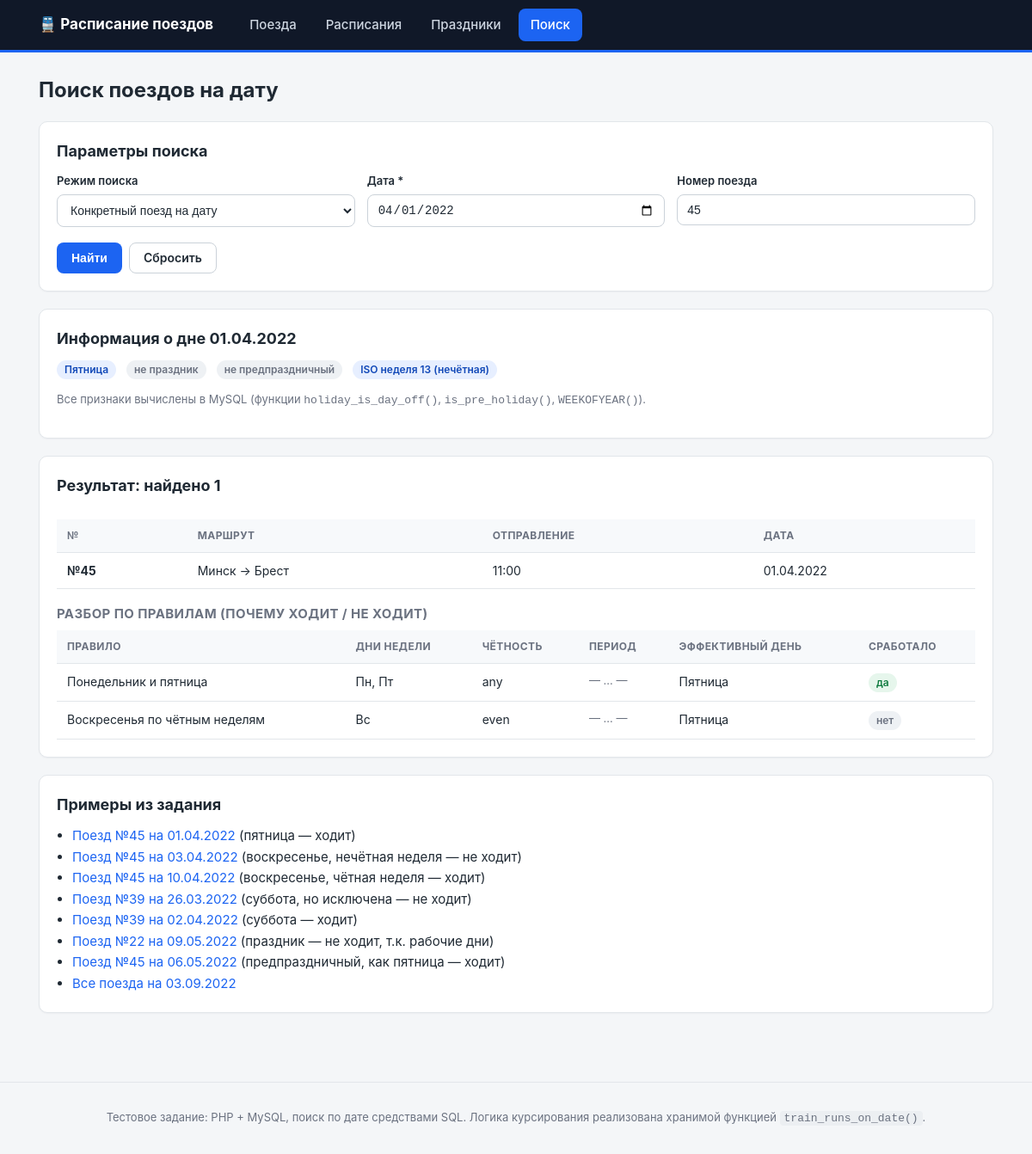
Page /search.php?search=1&mode=train&number=45&date=2022-04-01 on the committed database.
### tables this page shows
CREATE TABLE trains (
    id                   INT UNSIGNED NOT NULL AUTO_INCREMENT,
    number               VARCHAR(16)  NOT NULL COMMENT 'Train number, e.g. "21", "45"',
    name                 VARCHAR(160) NULL     COMMENT 'Display name, e.g. "Минск-Москва"',
    origin_station_id      INT UNSIGNED NOT NULL,
    destination_station_id INT UNSIGNED NOT NULL,
    departure_time       TIME NOT NULL,
    PRIMARY KEY (id),
    UNIQUE KEY uq_trains_number (number),
    KEY idx_trains_route (origin_station_id, destination_station_id),
    CONSTRAINT fk_trains_origin
        FOREIGN KEY (origin_station_id)      REFERENCES stations (id)
        ON UPDATE CASCADE ON DELETE RESTRICT,
    CONSTRAINT fk_trains_destination
        FOREIGN KEY (destination_station_id) REFERENCES stations (id)
        ON UPDATE CASCADE ON DELETE RESTRICT
);

CREATE TABLE stations (
    id   INT UNSIGNED NOT NULL AUTO_INCREMENT,
    name VARCHAR(120) NOT NULL,
    PRIMARY KEY (id),
    UNIQUE KEY uq_stations_name (name)
);

CREATE TABLE schedule_rules (
    id          INT UNSIGNED NOT NULL AUTO_INCREMENT,
    train_id    INT UNSIGNED NOT NULL,
    description VARCHAR(190) NULL COMMENT 'Human readable comment (not used in search)',

    date_from   DATE NULL COMMENT 'NULL = no lower bound',
    date_to     DATE NULL COMMENT 'NULL = no upper bound',

    dow_mask    TINYINT UNSIGNED NULL DEFAULT NULL
                COMMENT 'Mon..Sun bitmask (bit0=Mon .. bit6=Sun); NULL/0 = any day',

    week_parity ENUM('any','even','odd') NOT NULL DEFAULT 'any'
                COMMENT 'even/odd week -> ISO week number parity',

    applies_to_holidays ENUM('default','always','never') NOT NULL DEFAULT 'default'
                COMMENT 'default: holiday acts as day off; always: ignore holiday; never: no run on holiday',

    holiday_weekday TINYINT UNSIGNED NULL DEFAULT NULL
                COMMENT '0..6 (Mon..Sun) - which weekday a holiday is treated as; NULL = Sunday(6)',

    pre_holiday_as_friday TINYINT(1) NOT NULL DEFAULT 1
                COMMENT '1 = pre-holiday is treated as Friday',

    PRIMARY KEY (id),
    KEY idx_rules_train (train_id),
    KEY idx_rules_dates (date_from, date_to),
    CONSTRAINT fk_rules_train
        FOREIGN KEY (train_id) REFERENCES trains (id)
        ON UPDATE CASCADE ON DELETE CASCADE
);

### src/Database.php (called while the page is built, shortened)
<?php
final class Database
{
    private static ?PDO $pdo = null;
    public static function pdo(): PDO
    {
        if (self::$pdo instanceof PDO) {
            return self::$pdo;
        }
        $configFile = dirname(__DIR__) . '/config.php';
        $config = require $configFile;
        $dsn = sprintf(
            'mysql:host=%s;port=%d;dbname=%s;charset=%s',
            $config['host'],
            $config['port'],
            $config['database'],
            $config['charset']
        );
        $options = [
            PDO::ATTR_ERRMODE            => PDO::ERRMODE_EXCEPTION,
            PDO::ATTR_DEFAULT_FETCH_MODE => PDO::FETCH_ASSOC,
            PDO::ATTR_EMULATE_PREPARES   => false,
        ];
        $sslMode = $config['ssl_mode'] ?? 'disabled';
        try {
            self::$pdo = new PDO($dsn, $config['user'], $config['password'], $options);
        } catch (PDOException $e) {
            http_response_code(500);
            header('Content-Type: text/plain; charset=utf-8');
            exit(
                "Не удалось подключиться к базе данных.\n" .
                "Проверьте параметры в config.php\n" .
                "DSN: {$dsn}\nОшибка: " . $e->getMessage() . "\n"
            );
        }
        return self::$pdo;
    }
}

### config.php (called while the page is built, shortened)
<?php
return [
    'host'     => getenv('DB_HOST') ?: '127.0.0.1',
    'port'     => (int) (getenv('DB_PORT') ?: 3306),
    'database' => getenv('DB_NAME') ?: 'belta_trains',
    'user'     => getenv('DB_USER') ?: 'root',
    'password' => getenv('DB_PASSWORD') !== false ? getenv('DB_PASSWORD') : '',
    'charset'  => 'utf8mb4',
    'ssl_mode' => getenv('DB_SSL_MODE') ?: 'disabled',
    'ssl_ca'   => getenv('DB_SSL_CA') ?: '',
];

### src/SearchRepository.php (called while the page is built, shortened)
<?php
final class SearchRepository
{
    private PDO $pdo;
    public function __construct(?PDO $pdo = null)
    {
        $this->pdo = $pdo ?? Database::pdo();
    }
    public function findTrainOnDate(string $number, string $date): ?array
    {
        $sql = 'SELECT t.id, t.number, t.name, t.departure_time,
                       os.name AS origin, ds.name AS destination,
                       :date AS run_date,
                       train_runs_on_date(t.id, :date2) AS runs
                  FROM trains t
                  JOIN stations os ON os.id = t.origin_station_id
                  JOIN stations ds ON ds.id = t.destination_station_id
                 WHERE t.number = :number';
        $stmt = $this->pdo->prepare($sql);
        $stmt->execute([':date' => $date, ':date2' => $date, ':number' => $number]);
        $row = $stmt->fetch();
        return $row ?: null;
    }
    public function ruleDiagnostics(int $trainId, string $date): array
    {
        $sql = 'SELECT r.id AS rule_id, r.description, r.dow_mask, r.week_parity,
                       r.date_from, r.date_to, r.applies_to_holidays,
                       effective_weekday(:date1, r.holiday_weekday, r.pre_holiday_as_friday) AS effective_weekday,
                       rule_matches_date(r.id, :date2) AS rule_runs
                  FROM schedule_rules r
                 WHERE r.train_id = :train_id
              ORDER BY r.id';
        $stmt = $this->pdo->prepare($sql);
        $stmt->execute([
            ':train_id' => $trainId,
            ':date1'    => $date,
            ':date2'    => $date,
        ]);
        return $stmt->fetchAll();
    }
    public function dayInfo(string $date): array
    {
        $sql = 'SELECT :date AS d,
                       DAYNAME(:date2) AS day_name,
                       HOLIDAY_IS_DAY_OFF(:date3) AS is_holiday,
                       IS_PRE_HOLIDAY(:date4)     AS is_pre_holiday,
                       (WEEKOFYEAR(:date5) % 2 = 0) AS is_even_week,
                       WEEKOFYEAR(:date6) AS iso_week
                  FROM DUAL';
        $stmt = $this->pdo->prepare($sql);
        $stmt->execute([
            ':date'  => $date, ':date2' => $date, ':date3' => $date,
            ':date4' => $date, ':date5' => $date, ':date6' => $date,
        ]);
        return $stmt->fetch() ?: [];
    }
}

### src/Weekday.php (called while the page is built, shortened)
<?php
final class Weekday
{
    public static function fromMask(?int $mask): array
    {
        $days = [];
        for ($i = 0; $i <= 6; $i++) {
            if (($mask >> $i) & 1) {
                $days[] = $i;
            }
        }
        return $days;
    }
    public static function describe(?int $mask): string
    {
        $days = self::fromMask($mask);
        return implode(', ', array_map(
            static fn (int $d): string => self::SHORT[$d],
            $days
        ));
    }
}

### public/search.php (the view, shortened to what this page needs)
<?php
require __DIR__ . '/_bootstrap.php';
$repo   = searchRepo();
$mode       = $_GET['mode'] ?? 'all';
$date       = valid_date((string) ($_GET['date'] ?? '')) ?? date('Y-m-d');
$number     = trim((string) ($_GET['number'] ?? ''));
$originId   = (int) ($_GET['origin'] ?? 0);
$destId     = (int) ($_GET['destination'] ?? 0);
$submitted  = isset($_GET['search']);
$dayInfo    = $repo->dayInfo($date);
$results    = [];
$specific   = null;
$diagnostics = [];
if ($submitted) {
    if ($mode === 'train' && $number !== '') {
        $specific = $repo->findTrainOnDate($number, $date);
        if ($specific !== null && (int) $specific['runs'] === 1) {
            $results = [$specific];
        }
        $diagnostics = $specific !== null
            ? $repo->ruleDiagnostics((int) $specific['id'], $date)
            : [];
    } elseif ($mode === 'route' && $originId > 0 && $destId > 0) {
        $results = $repo->findRouteOnDate($originId, $destId, $date);
    } else {
        $results = $repo->findAllOnDate($date);
    }
}
?>
<div class="panel">
    <h2>Параметры поиска</h2>
    <form method="get" action="search.php">
        <div class="form-grid">
            <div class="field">
                <label>Режим поиска</label>
                <select name="mode" onchange="this.form.submit()">
                    <option value="train" <?= $mode === 'train' ? 'selected' : '' ?>>Конкретный поезд на дату</option>
                </select>
            </div>
            <div class="field">
                <label>Дата *</label>
                <input type="date" name="date" required value="<?= e($date) ?>">
            </div>
            <?php if ($mode === 'train'): ?>
                <div class="field">
                    <label>Номер поезда</label>
                    <input type="text" name="number" value="<?= e($number) ?>" placeholder="45" list="train-numbers">
                </div>
            <?php endif; ?>
        </div>
        <div class="actions" style="margin-top:14px">
            <button class="btn" type="submit">Найти</button>
            <a class="btn btn--ghost" href="search.php">Сбросить</a>
        </div>
    </form>
</div>
<?php if ($date !== ''): ?>
    <div class="panel">
        <h2>Информация о дне <?= e(date('d.m.Y', strtotime($date))) ?></h2>
        <div class="result-head">
            <span class="badge badge--info"><?= e(Weekday::NAMES[(int) date('N', strtotime($date)) - 1]) ?></span>
            <span class="badge <?= (int) $dayInfo['is_holiday'] === 1 ? 'badge--warn' : 'badge--off' ?>">
                <?= (int) $dayInfo['is_holiday'] === 1 ? 'праздник (выходной)' : 'не праздник' ?>
            </span>
            <span class="badge <?= (int) $dayInfo['is_pre_holiday'] === 1 ? 'badge--warn' : 'badge--off' ?>">
                <?= (int) $dayInfo['is_pre_holiday'] === 1 ? 'предпраздничный (как пятница)' : 'не предпраздничный' ?>
            </span>
            <span class="badge badge--info">ISO неделя <?= (int) $dayInfo['iso_week'] ?>
                (<?= (int) $dayInfo['is_even_week'] === 1 ? 'чётная' : 'нечётная' ?>)</span>
        </div>
        <p class="meta">Все признаки вычислены в MySQL (функции <code>holiday_is_day_off()</code>,
            <code>is_pre_holiday()</code>, <code>WEEKOFYEAR()</code>).</p>
    </div>
<?php endif; ?>
<?php if ($submitted): ?>
    <div class="panel">
        <div class="panel__head">
            <h2>Результат: найдено <?= count($results) ?></h2>
        </div>
        <?php if ($results === []): ?>
            <div class="empty">
                <?php if ($mode === 'train' && $specific !== null): ?>
                    Поезд №<?= e($number) ?> <b>не ходит</b> <?= e(date('d.m.Y', strtotime($date))) ?>.
                <?php elseif ($mode === 'train'): ?>
                    Поезд №<?= e($number) ?> не найден.
                <?php else: ?>
                    На <?= e(date('d.m.Y', strtotime($date))) ?> поездов по заданным условиям нет.
                <?php endif; ?>
            </div>
        <?php else: ?>
            <table>
                <thead>
                <tr>
                    <th>№</th><th>Маршрут</th><th>Отправление</th><th>Дата</th>
                </tr>
                </thead>
                <tbody>
                <?php foreach ($results as $row): ?>
                    <tr>
                        <td class="num"><b>№<?= e($row['number']) ?></b></td>
                        <td><?= e($row['origin']) ?> → <?= e($row['destination']) ?></td>
                        <td class="num"><?= e(substr((string) $row['departure_time'], 0, 5)) ?></td>
                        <td class="num"><?= e(date('d.m.Y', strtotime((string) $row['run_date']))) ?></td>
                    </tr>
                <?php endforeach; ?>
                </tbody>
            </table>
        <?php endif; ?>
        <?php if ($mode === 'train' && $specific !== null): ?>
            <h3>Разбор по правилам (почему ходит / не ходит)</h3>
            <table>
                <thead>
                <tr>
                    <th>Правило</th><th>Дни недели</th><th>Чётность</th>
                    <th>Период</th><th>Эффективный день</th><th>Сработало</th>
                </tr>
                </thead>
                <tbody>
                <?php foreach ($diagnostics as $row): ?>
                    <tr>
                        <td><?= e($row['description'] ?: '#' . $row['rule_id']) ?></td>
                        <td><?= e(Weekday::describe($row['dow_mask'] !== null ? (int) $row['dow_mask'] : null)) ?></td>
                        <td><?= e($row['week_parity']) ?></td>
                        <td class="meta">
                            <?= $row['date_from'] ? e(date('d.m.Y', strtotime((string) $row['date_from']))) : '—' ?>
                            …
                            <?= $row['date_to'] ? e(date('d.m.Y', strtotime((string) $row['date_to']))) : '—' ?>
                        </td>
                        <td><?= e(Weekday::NAMES[(int) $row['effective_weekday']]) ?></td>
                        <td>
                            <span class="badge <?= (int) $row['rule_runs'] === 1 ? 'badge--ok' : 'badge--off' ?>">
                                <?= (int) $row['rule_runs'] === 1 ? 'да' : 'нет' ?>
                            </span>
                        </td>
                    </tr>
                <?php endforeach; ?>
                </tbody>
            </table>
        <?php endif; ?>
    </div>
<?php endif; ?>
<div class="panel">
    <h2>Примеры из задания</h2>
    <ul class="plain">
        <li><a href="search.php?search=1&mode=train&number=45&date=2022-04-01">Поезд №45 на 01.04.2022</a> (пятница — ходит)</li>
        <li><a href="search.php?search=1&mode=train&number=45&date=2022-04-03">Поезд №45 на 03.04.2022</a> (воскресенье, нечётная неделя — не ходит)</li>
        <li><a href="search.php?search=1&mode=train&number=45&date=2022-04-10">Поезд №45 на 10.04.2022</a> (воскресенье, чётная неделя — ходит)</li>
        <li><a href="search.php?search=1&mode=train&number=39&date=2022-03-26">Поезд №39 на 26.03.2022</a> (суббота, но исключена — не ходит)</li>
        <li><a href="search.php?search=1&mode=train&number=39&date=2022-04-02">Поезд №39 на 02.04.2022</a> (суббота — ходит)</li>
        <li><a href="search.php?search=1&mode=train&number=22&date=2022-05-09">Поезд №22 на 09.05.2022</a> (праздник — не ходит, т.к. рабочие дни)</li>
        <li><a href="search.php?search=1&mode=train&number=45&date=2022-05-06">Поезд №45 на 06.05.2022</a> (предпраздничный, как пятница — ходит)</li>
        <li><a href="search.php?search=1&mode=all&date=2022-09-03">Все поезда на 03.09.2022</a></li>
    </ul>
</div>

### rows in the picture
trains: number "45", origin_station.name "Минск", destination_station.name "Брест", departure_time "11:00", run_date "01.04.2022"
schedule_rules: description "Понедельник и пятница", dow_mask "Пн, Пт", week_parity "any", effective_weekday "Пятница", shows "да"
schedule_rules: description "Воскресенья по чётным неделям", dow_mask "Вс", week_parity "even", effective_weekday "Пятница", shows "нет"

### other values in the picture
$label "Поезда"
$label "Расписания"
$label "Праздники"
$label "Поиск"
$title "Поиск поездов на дату"
date('d.m.Y', strtotime($date)) "01.04.2022"
Weekday::NAMES[(int) date('N', strtotime($date)) - 1] "Пятница"
$dayInfo['iso_week'] "13"
count($results) "1"
